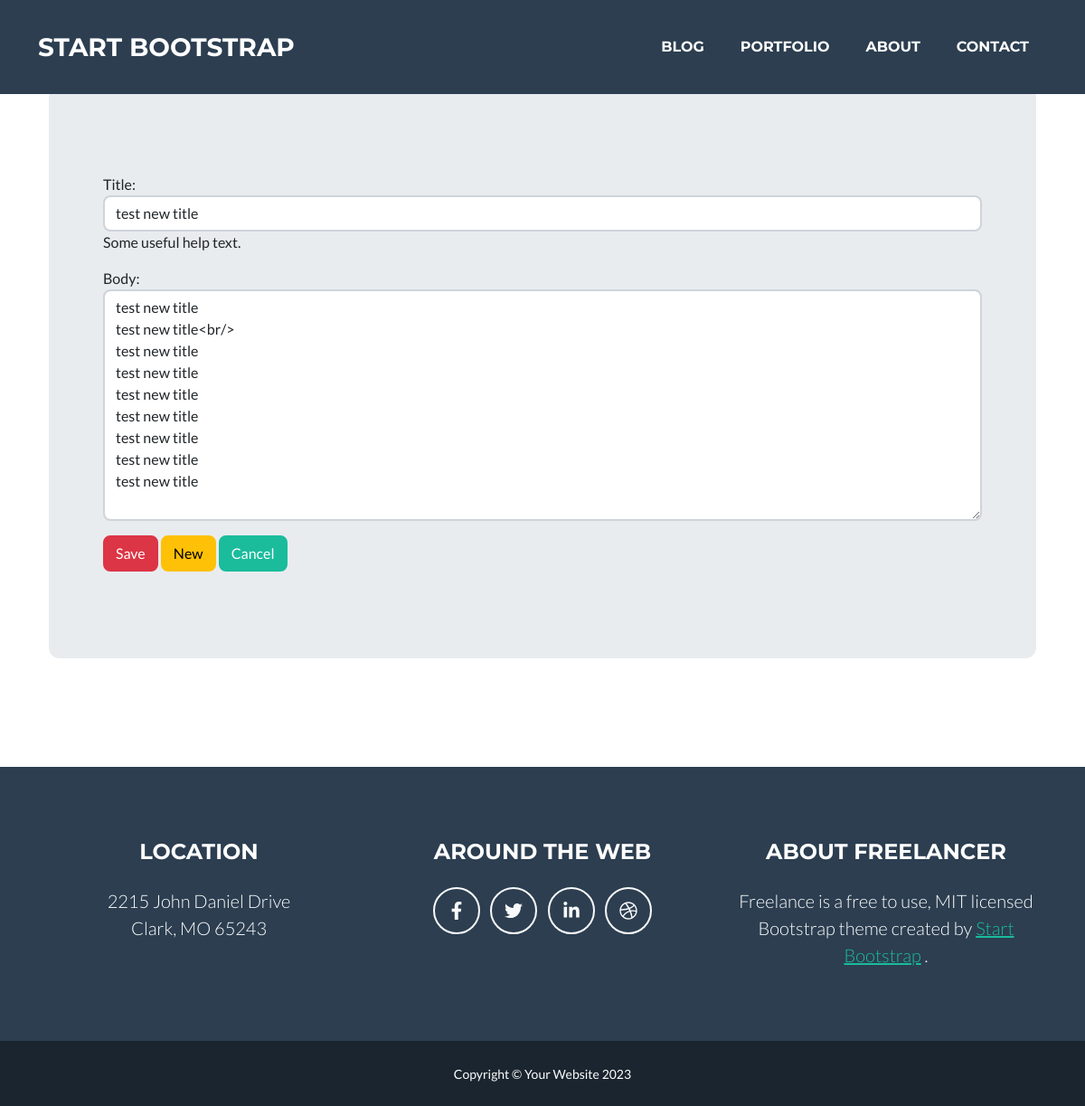
/blog/edit/21/, run on the app's committed database.
### post/models.py (models this page shows)
class Post(models.Model):
    title = models.CharField(max_length=200)
    body = models.TextField()
    created = models.DateTimeField(default=datetime.now(),)

### post/views.py (the view)
# urls.py: path('edit/<int:post_id>/', views.edit, name="editPost"),
def edit(request, post_id):
    data = Post.objects.get(id=post_id)
    if request.method == "POST":
        form = PostForm(request.POST, instance=data)
        if form.is_valid():
            form.save()
            messages.success(request, 'Thank you! Your post has been successfully saved.')
            return redirect('blog')
    else:
        form = PostForm(instance=data)
    return render(request, 'post/edit.html', {'form': form})

### post/forms.py
class PostForm(forms.ModelForm):
    class Meta:
        model = Post
        fields = ["title", "body"]
        widgets = {
                    "title": forms.TextInput(attrs={'class': "form-control"}),
                    "body": forms.Textarea(attrs={'class': "form-control", "cols": 80, "rows": 10}),
        }
        labels = {
            "title": "Title",
            "body": "Body",
        }
        help_texts = {
            "title": "Some useful help text.",
        }
        error_messages = {
            "title": {
                "max_length": "This title is too long.",
            },
        }

### post/templates/post/edit.html (shortened to what this page needs)
{% extends 'index.html' %}
{% block content %}
<main>
  <div class="container py-6">
    <div class="p-5 mb-4 bg-body-tertiary rounded-3 jumbotron">
      <div class="container-fluid py-5">
        <form action="" id="postForm" method="post" novalidate>
            {{ form.as_p }}
            <input class="btn btn-danger btn-l "  type="submit" value="Save" >
            {% if form.instance.title %}
            <a class="btn btn-warning btn-l " href="{% url 'newPost' %}">New</a>
            {% endif %}
            <a class="btn btn-primary btn-l " href="{% url 'blog' %}">Cancel</a>
        </form>
      </div>
    </div>
  </div>
</main>
{% endblock %}

### templates/index.html (style rules this page uses)
.jumbotron { padding: 20px; margin-bottom:20px; background-color: #e9ecef; }

### data on the page
Post: title "test new title", body "test new title test new title<br/> test new title test new title test new title test new title test new title test new title test new title"
